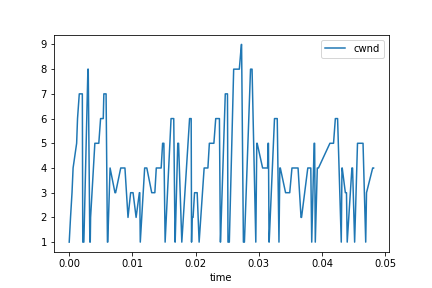

The script that saved this image:
import pandas as pd
import matplotlib.pyplot as plt

cols=['time','cwnd'] 
cwnd = pd.read_csv('CWND.csv', names=cols, index_col=[0])
cwnd.plot()
plt.savefig('cwnd.png')